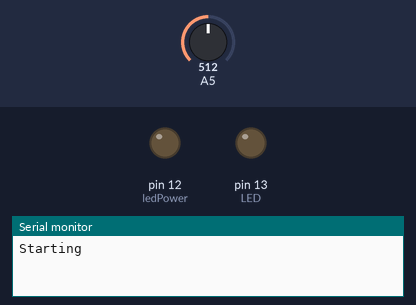
Bench run of a sketch on a simulated Arduino Mega 2560, built with avr-gcc and run on an emulated ATmega2560. On the bench: output pins drawn as LEDs (lit = HIGH), the last lines printed to the serial monitor. The test bench sets the inputs (shaded band); at power-on: A5 = 512.

Above: at 0.1 s.
At 2.2 s:
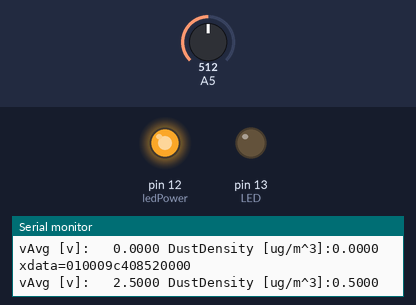
2.3 s: A5 set to 716
5.3 s: A5 set to 900
8.3 s: A5 set to 306
Timing chart, 0 to 17.3 s (numbered marks = the images above; inputs shaded):
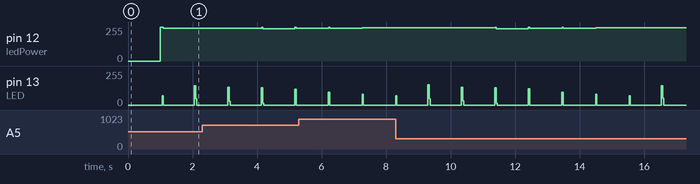

The sketch:

XDATACloudSensor.ino
```cpp
/*
  Interface to Sharp GP2Y1010AU0F Particle Sensor
  Modified from Program by Christopher Nafis
  Written April 2012

  Changes (Sept 2016):
  ISR code for ADC

  Changes 20170701:
  Added XDATA stuff - Dan Bowen
  Added xon/xoff stuff
*/
#define codeVersion 21.3
#include <stdlib.h>
#define xon 0x11
#define xoff 0x13
const byte dustPin = 5;
// Variables that can be changed by an ISR must be declared as volatile
volatile int adcReading;
volatile boolean adcDone;
boolean adcStarted;


int ledPower = 12;
int delayTime = 280;
int delayTime2 = 40;
float offTime = 9580;
unsigned long interval = 1000; // the time (milliseconds) we need to wait between serial XDatas
unsigned long XonXoffTimeout = 5000; //time (milliseconds) to wait on xon after xoff
unsigned long previousMillis = 0; // millis() returns an unsigned long.
unsigned long currentMillis = 0;
unsigned long StoppedTxMillis = 0;

int dustVal = 0;
int i = 0;
int c = 0;
int adcMin = 1023;
int adcMax = 0;
int integerVoltage = 0;
//float ppm = 0.0;
char s[32];
float voltage = 0.0;
float vMin = 0.0;
float vMax = 0.0;
float vAvg = 0.0;
float ppmpercf = 0.0;
float dustDensity = 0.0;
char buffer[26];

//// https://www.arduino.cc/en/Tutorial/Smoothing
// Define the number of samples to keep track of.  The higher the number,
// the more the readings will be smoothed, but the slower the output will
// respond to the input.  Using a constant rather than a normal variable lets
// use this value to determine the size of the readings array.
const int numReadings = 100;  // Typically one per 10mS

unsigned int readings[numReadings];      // the readings from the analog input
unsigned int readIndex = 0;              // the index of the current reading
unsigned long total = 0;                  // the running total
unsigned int average = 0;                // the average

void setup() {
  pinMode(ledPower, OUTPUT);
  pinMode(13, OUTPUT);
  Serial.begin(38400);
  Serial2.begin(9600);
  Serial.print("Starting");
  delay(1000);
  i = 0;
  c = 0;
 // ppm = 0.0;
  // set the analog reference (high two bits of ADMUX) and select the
  // channel (low 4 bits). this also sets ADLAR (left-adjust result)
  // to 0 (the default).
  ADMUX = bit (REFS0) | (dustPin & 0x07);

  //Clear the averaging array
  for (int thisReading = 0; thisReading < numReadings; thisReading++) {
    readings[thisReading] = 0; ////
  }
}

// ADC complete Interupt Service Routine
ISR (ADC_vect)
{
  byte low, high;
  // read the result registers and store value in adcReading
  // Must read ADCL first
  low = ADCL;
  high = ADCH;
  adcReading = (high << 8) | low;
  adcDone = true;
}
// end of ADC_vect


void loop() {
  do {
    i = i + 1;
    digitalWrite(ledPower, LOW); // power on the LED
    delayMicroseconds(delayTime); // wait 280uS
    // Check the conversion hasn't been started already
    if (!adcStarted)
    {
      adcStarted = true;
      // start the conversion
      ADCSRA |= bit (ADSC) | bit (ADIE);
    }
    delayMicroseconds(delayTime2); // wait another 40uS or so to give 320uS pulse width
    digitalWrite(ledPower, HIGH); // turn the LED off
    // give the ADC time to complete then process the reading
    delayMicroseconds(100);

    if (adcDone)
      // adcDone is set to True by the ISR, called when the conversion is complete.
    {
      adcStarted = false;
      // subtract the last reading:
      total = total - readings[readIndex];  ////
      // read from the sensor:
      readings[readIndex] = adcReading;
      // add the reading to the total:
      total = total + readings[readIndex];
      // advance to the next position in the array:
      readIndex = readIndex + 1;
      // if we're at the end of the array...
      if (readIndex >= numReadings) {
        // ...wrap around to the beginning:
        readIndex = 0;
      }
      // calculate the average:
      average = total / numReadings;
      if (adcMin > adcReading) adcMin = adcReading; // x second Minimum
      if (adcMax < adcReading) adcMax = adcReading; // x second Maximum
      c = c + 1; // count of readings
      adcDone = false;
    }

    delayMicroseconds(offTime); // wait for the remainder of the 10mS cycle time

// check if "xdata send interval" time has passed ( milliseconds)
 currentMillis = millis(); // grab current time
  } while ((unsigned long)(currentMillis - previousMillis) <= interval);


    // Convert ADC max/min readings in last X seconds (0-1023) to voltages
  vMin = adcMin * 5.0 / 1024.0;
  vMax = adcMax * 5.0 / 1024.0;
  vAvg = average * 5.0 / 1024.0;
  // linear eqaution taken from http://www.howmuchsnow.com/arduino/airquality/
  // Chris Nafis (c) 2012
     dustDensity = (0.17 * vAvg - 0.1) * 1000;
  if (dustDensity > 0.5)
    dustDensity = 0.5;
  if (dustDensity < 0 )
    dustDensity = 0;
    integerVoltage = (int)(vAvg * 1000);  // Goes in cell current ozonesonde var
    //integerDensity = (int)(dustDensity * 100) ;  //goes in cell temperature ozonesonde var

    int integerCodeVersion = (int)(codeVersion*100);
    sprintf(buffer, "xdata=0100%04x%04x0000\r\n", integerVoltage, integerCodeVersion);
    SerialWithFlowControl();
    // save the "current" time
    previousMillis = millis();
    /* String dataString = "vMin:";
      dataString += dtostrf(vMin, 9, 4, s);
      Serial.println(dataString);
      dataString = "vMax:";
      dataString += dtostrf(vMax, 9, 4, s);
      Serial.println(dataString);
      dataString = "average:";
      dataString += dtostrf(average, 9, 4, s);
      Serial.print(dataString);
    */
    String dataString = "vAvg [v]:";
    dataString += dtostrf(vAvg, 9, 4, s);
    dataString += " DustDensity [ug/m^3]:";
    dataString += dtostrf(dustDensity, 5, 4, s);
    Serial.println(dataString);


  i = 0;
  c = 0;
  adcMin = 1023;
  adcMax = 0;

}


void SerialWithFlowControl() {
  int index = 0;
  bool OKtoTransmit = true;  //Start with it being OK to transmit serial.
  char inputByte = 0;
  char lengthBuffer = 0  ;
  lengthBuffer = strlen(buffer);


  while (index < lengthBuffer) {

    ////Check to see if there's any serial characters waiting to be read in from iMet
    Serial2.flush();  // wait for transmitting chars to leave
    if (Serial2.available()) {
      inputByte = Serial2.read();
      //Serial.println("InputByte:");
      //Serial.println(inputByte, DEC);
      switch (inputByte) {
        case xon:   // Received a request to start transmitting again
          {
            OKtoTransmit = true;
            Serial.println("Ok to transmit");
          }
          break;
        case xoff:   //Received a request to stop transmitting
          {
            OKtoTransmit = false;
            Serial.println("NOT Ok to transmit");
            StoppedTxMillis = millis(); // grab current time
          }
          break;
        default:
          // must be some other char, and we don't care in that case.

        break;
      }
    }
    if (OKtoTransmit) {
      digitalWrite(13, !digitalRead(13));  //Just toggle the onboard LED to see that something is happening
      Serial2.print(buffer[index]);
      index++;
    }
     else {
        currentMillis = millis(); // grab current time
        // check if "XonXoffTimeout" time has passed since being told to stop transmitting,
        // and keep going anyway if so.
        if ((unsigned long)(currentMillis - StoppedTxMillis) >= XonXoffTimeout) {
            Serial.println("Gave up on waiting for Xon");
            // Just exit the data sending routine.
            return;
          }
        }
     }
  Serial.println(buffer);  // Print to computer so the programmer can see.
}
```
